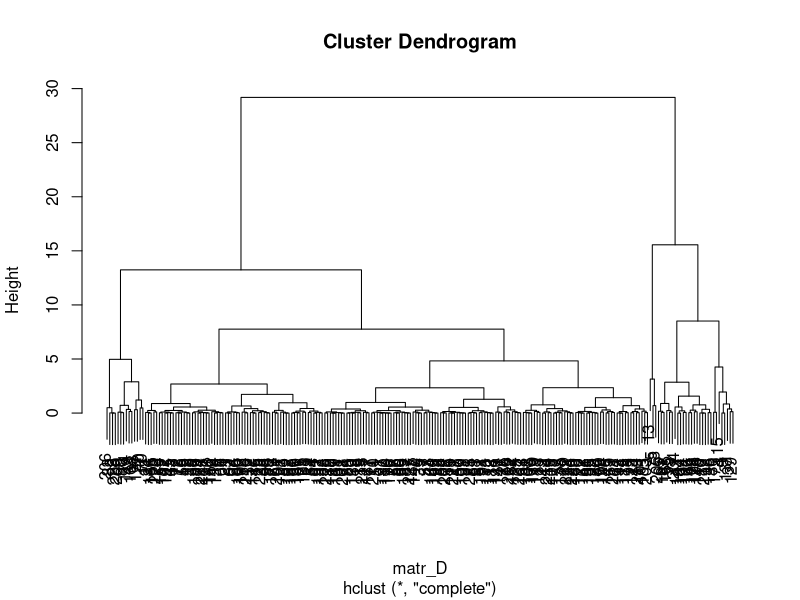
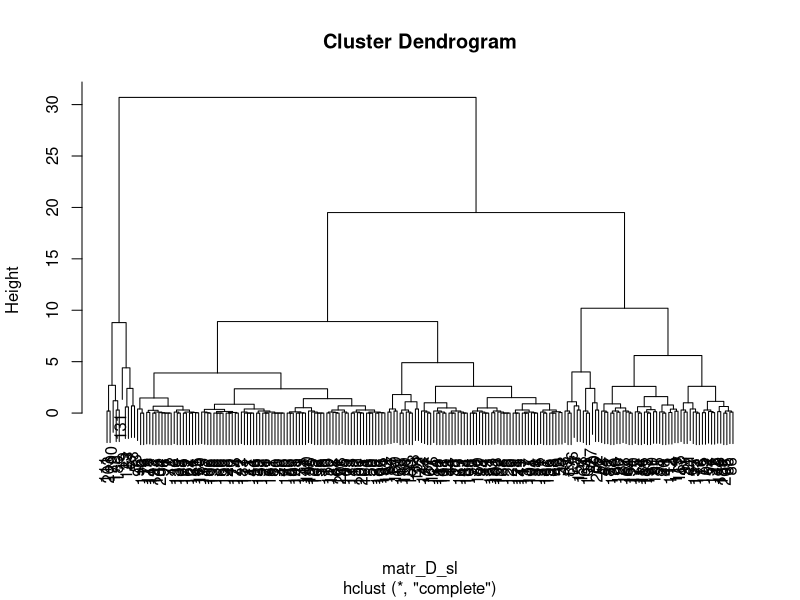

Source code (R) for these figures, in order:
?hclust


setwd("~/Drive/Study/ІАД")
ny <- read.csv("ny.gdp.mktp.kd.zg_Indicator_en_csv_v2.csv", stringsAsFactors=FALSE, encoding="UTF-8")
summary(ny)
d <- na.omit(ny$X2007)
matr_D=dist(d, method = "euclidean") #побудова дендрограми за ієрархічним алгоритмом
tree=hclust(matr_D)
plot(tree)
cl=kmeans(matr_D, 5, 10)
cl$cluster
table(cl$cluster)


sl <- read.csv("sl.uem.totl.zs_Indicator_en_csv_v2.csv", stringsAsFactors=FALSE, encoding="UTF-8")
summary(sl)
dsl <- na.omit(sl$X2013)
matr_D_sl=dist(dsl, method = "euclidean") #побудова дендрограми за ієрархічним алгоритмом
tree_sl=hclust(matr_D_sl)
plot(tree_sl)
clsl=kmeans(matr_D_sl, 5, 10)
clsl$cluster
table(clsl$cluster)
